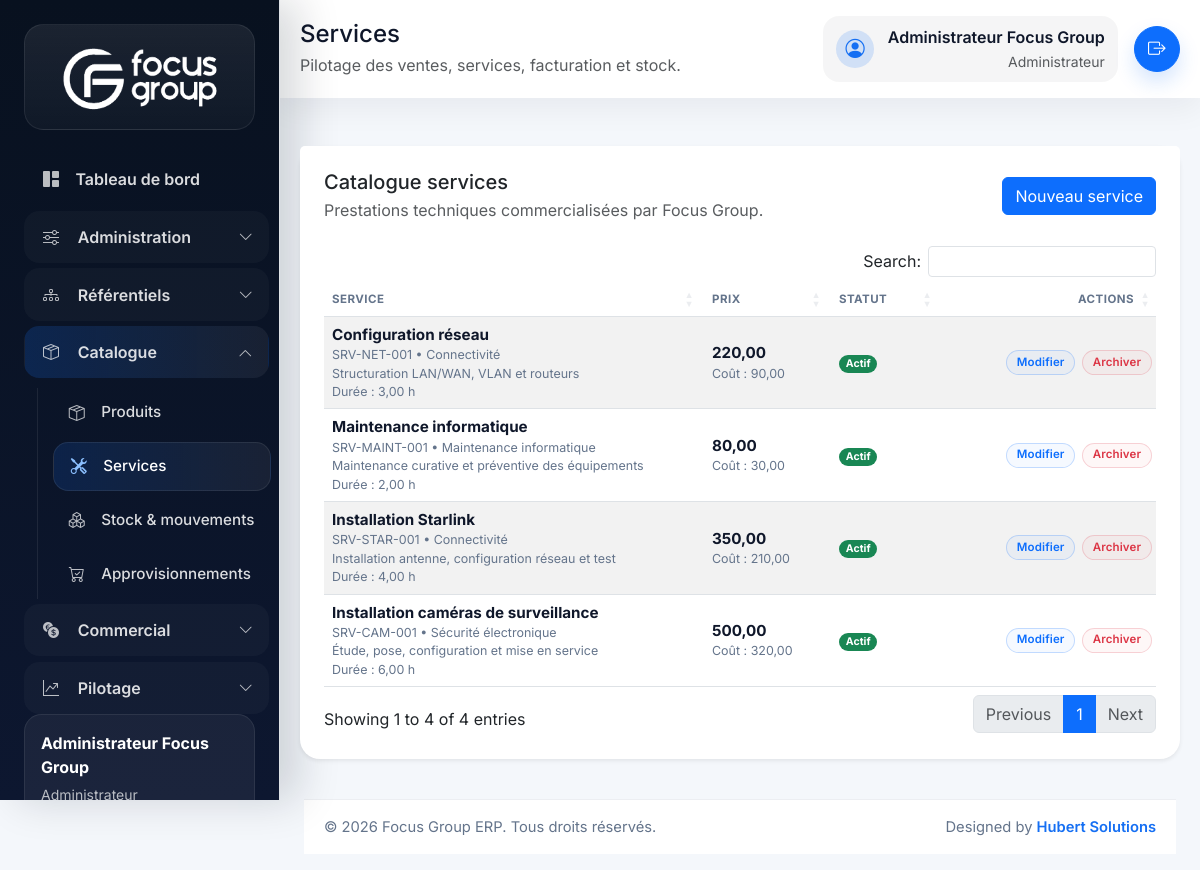
The page /index.php/services (signed in) on the database its author committed.
### tables this page shows
CREATE TABLE services (
    id BIGINT UNSIGNED AUTO_INCREMENT PRIMARY KEY,
    category_id BIGINT UNSIGNED NOT NULL,
    code VARCHAR(50) NOT NULL UNIQUE,
    name VARCHAR(150) NOT NULL,
    description TEXT NULL,
    unit_price DECIMAL(18,2) NOT NULL DEFAULT 0,
    estimated_cost DECIMAL(18,2) NOT NULL DEFAULT 0,
    duration_hours DECIMAL(10,2) NULL,
    is_active TINYINT(1) NOT NULL DEFAULT 1,
    deleted_at DATETIME NULL,
    created_at DATETIME NOT NULL DEFAULT CURRENT_TIMESTAMP,
    updated_at DATETIME NOT NULL DEFAULT CURRENT_TIMESTAMP ON UPDATE CURRENT_TIMESTAMP,
    CONSTRAINT fk_services_category FOREIGN KEY (category_id) REFERENCES categories(id)
);

CREATE TABLE categories (
    id BIGINT UNSIGNED AUTO_INCREMENT PRIMARY KEY,
    type ENUM('product', 'service', 'mixed') NOT NULL DEFAULT 'product',
    name VARCHAR(120) NOT NULL,
    description VARCHAR(255) NULL,
    deleted_at DATETIME NULL,
    created_at DATETIME NOT NULL DEFAULT CURRENT_TIMESTAMP,
    updated_at DATETIME NOT NULL DEFAULT CURRENT_TIMESTAMP ON UPDATE CURRENT_TIMESTAMP,
    UNIQUE KEY uq_categories_type_name (type, name)
);

### app/Core/Controller.php (called while the page is built, shortened)
<?php
class Controller
{
    public function render(string $view, array $data = [], string $layout = 'app'): void
    {
        extract($data, EXTR_SKIP);
        $viewFile = view_path($view);
        require $viewFile;
    }
}

### app/Controllers/ServiceController.php (called while the page is built, shortened)
<?php
final class ServiceController extends Controller
{
    public function index(): void
    {
        $this->render('services.index', [
            'pageTitle' => 'Services',
            'services' => (new Service())->all(),
        ]);
    }
}

### app/Core/Router.php (called while the page is built, shortened)
<?php
final class Router
{
    private array $routes = [];
    private function addRoute(string $method, string $uri, array $action, array $middleware = []): void
    {
        $this->routes[$method][$this->normalizePath($uri)] = [
            'action' => $action,
            'middleware' => $middleware,
        ];
    }
    public function dispatch(string $method, string $uri): void
    {
        $path = $this->normalizeRequestUri($uri);
        $route = $this->routes[$method][$path] ?? null;
        try {
            [$controllerClass, $controllerMethod] = $route['action'];
            $controller = new $controllerClass();
            $controller->{$controllerMethod}();
        } catch (Throwable $throwable) {
            http_response_code(500);
            $this->renderError(500, 'Erreur interne', $throwable->getMessage());
        }
    }
    private function normalizeRequestUri(string $uri): string
    {
        $path = parse_url($uri, PHP_URL_PATH) ?: '/';
        if ($path === '/index.php') {
            $path = '/';
        } elseif (str_starts_with($path, '/index.php/')) {
            $path = substr($path, strlen('/index.php')) ?: '/';
        }
        return $this->normalizePath($path);
    }
    private function normalizePath(string $path): string
    {
        $path = '/' . trim($path, '/');
        return $path === '//' ? '/' : (rtrim($path, '/') ?: '/');
    }
}

### index.php (called while the page is built, shortened)
<?php
$appConfig = require __DIR__ . '/config/app.php';
require __DIR__ . '/app/Helpers/functions.php';
$router = new Router();
$router->dispatch($_SERVER['REQUEST_METHOD'] ?? 'GET', $_SERVER['REQUEST_URI'] ?? '/');

### app/Helpers/functions.php (called while the page is built, shortened)
<?php
if (!function_exists('config')) {
    function config(?string $key = null, mixed $default = null): mixed
    {
        $config = $GLOBALS['config'] ?? [];
        $segments = explode('.', $key);
        $value = $config;
        foreach ($segments as $segment) {
            $value = $value[$segment];
        }
        return $value;
    }
}
if (!function_exists('url')) {
    function url(string $path = ''): string
    {
        $baseUrl = rtrim((string) config('app.base_url', ''), '/');
        $path = '/' . ltrim($path, '/');
        $routePrefix = rtrim((string) config('app.route_prefix', ''), '/');
        if (str_starts_with($path, '/public/')) {
            return ($baseUrl === '' ? '' : $baseUrl) . $path;
        }
        $prefix = $routePrefix === '' ? '' : $routePrefix;
        return ($baseUrl === '' ? '' : $baseUrl) . $prefix . $path;
    }
}
if (!function_exists('e')) {
    function e(?string $value): string
    {
        return htmlspecialchars((string) $value, ENT_QUOTES, 'UTF-8');
    }
}
if (!function_exists('user_has_role')) {
    function user_has_role(array|string $roles): bool
    {
        return Auth::hasRole($roles);
    }
}
if (!function_exists('user_is_admin')) {
    function user_is_admin(): bool
    {
        return user_has_role('administrateur');
    }
}

### app/Models/Service.php (called while the page is built, shortened)
<?php
final class Service extends Model
{
    public function all(): array
    {
        $sql = 'SELECT s.*, c.name AS category_name
                FROM services s
                INNER JOIN categories c ON c.id = s.category_id
                WHERE s.deleted_at IS NULL
                ORDER BY s.id DESC';
        return $this->db->query($sql)->fetchAll();
    }
}

### app/Core/Session.php (called while the page is built, shortened)
<?php
final class Session
{
    public static function get(string $key, mixed $default = null): mixed
    {
        $segments = explode('.', $key);
        $value = $_SESSION;
        foreach ($segments as $segment) {
            $value = $value[$segment];
        }
        return $value;
    }
}

### app/Core/Auth.php (called while the page is built, shortened)
<?php
final class Auth
{
    public static function user(): ?array
    {
        $user = Session::get('auth.user');
        return is_array($user) ? $user : null;
    }
    public static function hasRole(array|string $roles): bool
    {
        $roles = (array) $roles;
        $currentRole = self::user()['role_code'] ?? null;
        return $currentRole !== null && in_array($currentRole, $roles, true);
    }
}

### app/Views/services/index.php (the view, shortened to what this page needs)
<div class="card border-0 shadow-sm">
    <div class="card-header bg-white border-0 pt-4 px-4 d-flex justify-content-between align-items-center">
        <div>
            <h3 class="h5 mb-1">Catalogue services</h3>
            <p class="text-muted mb-0">Prestations techniques commercialisées par Focus Group.</p>
        </div>
        <a href="<?= e(url('/services/create')); ?>" class="btn btn-primary">Nouveau service</a>
    </div>
    <div class="card-body px-4 pb-4">
        <div class="table-responsive">
            <table class="table table-striped align-middle js-datatable">
                <thead>
                    <tr>
                        <th>Service</th>
                        <th>Prix</th>
                        <th data-mobile-hidden="true">Statut</th>
                        <th class="text-end">Actions</th>
                    </tr>
                </thead>
                <tbody>
                    <?php foreach ($services as $service): ?>
                        <tr>
                            <td>
                                <div class="table-cell-stack">
                                    <div class="table-cell-main"><?= e($service['name']); ?></div>
                                    <div class="table-cell-meta"><?= e($service['code']); ?> • <?= e($service['category_name']); ?></div>
                                    <div class="table-cell-meta"><?= e($service['description'] ?: 'Sans description'); ?></div>
                                    <?php if ($service['duration_hours'] !== null): ?>
                                        <div class="table-cell-meta">Durée : <?= e(number_format((float) $service['duration_hours'], 2, ',', ' ') . ' h'); ?></div>
                                    <?php endif; ?>
                                </div>
                            </td>
                            <td>
                                <div class="table-cell-stack">
                                    <div class="table-cell-main"><?= e(number_format((float) $service['unit_price'], 2, ',', ' ')); ?></div>
                                    <div class="table-cell-meta">Coût : <?= e(number_format((float) $service['estimated_cost'], 2, ',', ' ')); ?></div>
                                </div>
                            </td>
                            <td><span class="badge rounded-pill <?= (int) $service['is_active'] === 1 ? 'text-bg-success' : 'text-bg-secondary'; ?>"><?= (int) $service['is_active'] === 1 ? 'Actif' : 'Inactif'; ?></span></td>
                            <td class="text-end">
                                <?php if (user_is_admin()): ?>
                                    <div class="table-actions">
                                        <a href="<?= e(url('/services/edit?id=' . $service['id'])); ?>" class="btn btn-sm btn-outline-primary table-action-btn">Modifier</a>
                                        <form method="post" action="<?= e(url('/services/delete')); ?>" onsubmit="return confirm('Archiver ce service ?');">
                                            <button type="submit" class="btn btn-sm btn-outline-danger table-action-btn">Archiver</button>
                                        </form>
                                    </div>
                                <?php else: ?>
                                    <span class="text-muted small">Lecture seule</span>
                                <?php endif; ?>
                            </td>
                        </tr>
                    <?php endforeach; ?>
                </tbody>
            </table>
        </div>
    </div>
</div>

### public/assets/css/app.css (style rules this page uses)
:root { --fg-primary: #156ff3; --fg-primary-dark: #0c56c9; --fg-primary-soft: rgba(21, 111, 243, 0.16); --fg-dark: #0f172a; --fg-muted: #64748b; --fg-soft: #f8fafc; --fg-sidebar: #08111f; --fg-sidebar-soft: #0f1d36; }
body { font-family: 'Inter', sans-serif; background: #f4f7fb; color: var(--fg-dark); }
.card { border-radius: 1.25rem; }
.table thead th { color: var(--fg-muted); font-size: 0.72rem; text-transform: uppercase; letter-spacing: 0.04em; }
.table tbody td { vertical-align: middle; font-size: 0.88rem; line-height: 1.35; }
.table-cell-stack { display: flex; flex-direction: column; gap: 0.15rem; }
.table-cell-main { font-size: 0.95rem; font-weight: 700; color: var(--fg-dark); line-height: 1.3; }
.table-cell-meta { font-size: 0.78rem; color: var(--fg-muted); line-height: 1.3; }
.table-actions { display: inline-flex; align-items: center; justify-content: flex-end; flex-wrap: wrap; gap: 0.4rem; }
.table-action-btn { padding: 0.28rem 0.62rem; border-radius: 999px; font-size: 0.72rem; font-weight: 600; line-height: 1.2; letter-spacing: 0.01em; box-shadow: none !important; }
.table-action-btn.btn-outline-primary { color: #0d6efd; border-color: rgba(13, 110, 253, 0.22); background: rgba(13, 110, 253, 0.04); }
.table-action-btn.btn-outline-danger { color: #dc3545; border-color: rgba(220, 53, 69, 0.2); background: rgba(220, 53, 69, 0.04); }

### rows shown on the page
services: name "Configuration réseau", code "SRV-NET-001", category.name "Connectivité", description "Structuration LAN/WAN, VLAN et routeurs", duration_hours "3,00 h", unit_price "220,00", estimated_cost "90,00", is_active "Actif"
services: name "Maintenance informatique", code "SRV-MAINT-001", category.name "Maintenance informatique", description "Maintenance curative et préventive des équipements", duration_hours "2,00 h", unit_price "80,00", estimated_cost "30,00", is_active "Actif"
services: name "Installation Starlink", code "SRV-STAR-001", category.name "Connectivité", description "Installation antenne, configuration réseau et test", duration_hours "4,00 h", unit_price "350,00", estimated_cost "210,00", is_active "Actif"
services: name "Installation caméras de surveillance", code "SRV-CAM-001", category.name "Sécurité électronique", description "Étude, pose, configuration et mise en service", duration_hours "6,00 h", unit_price "500,00", estimated_cost "320,00", is_active "Actif"

### other values the page prints
$currentUser['full_name'] "Administrateur Focus Group"
$currentUser['role_name'] "Administrateur"
$pageTitle "Services"
app_scope_description() "Pilotage des ventes, services, facturation et stock."
config('app.name') "Focus Group ERP"
